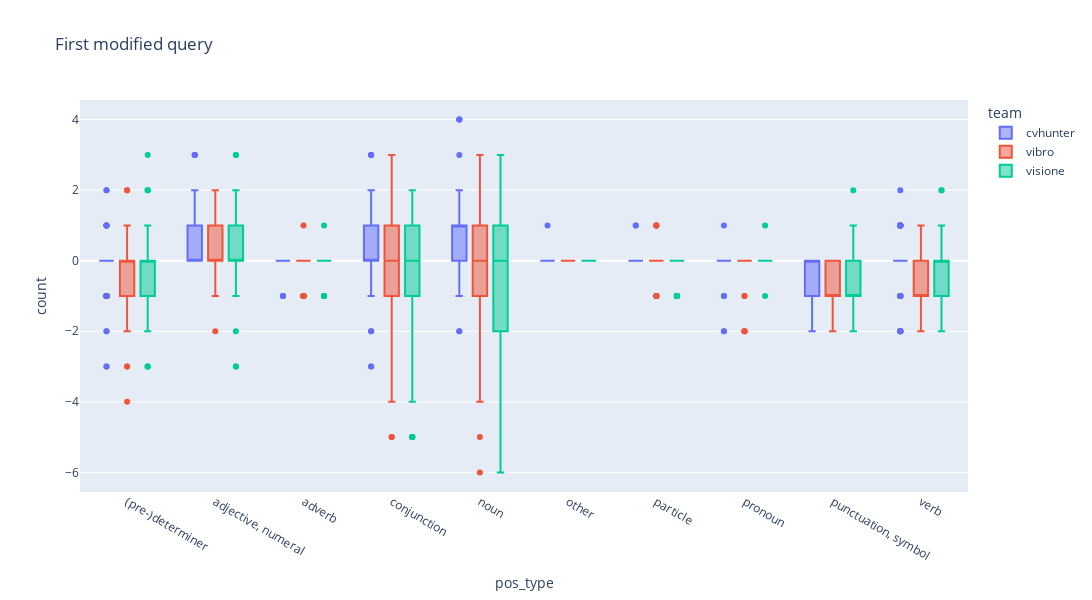
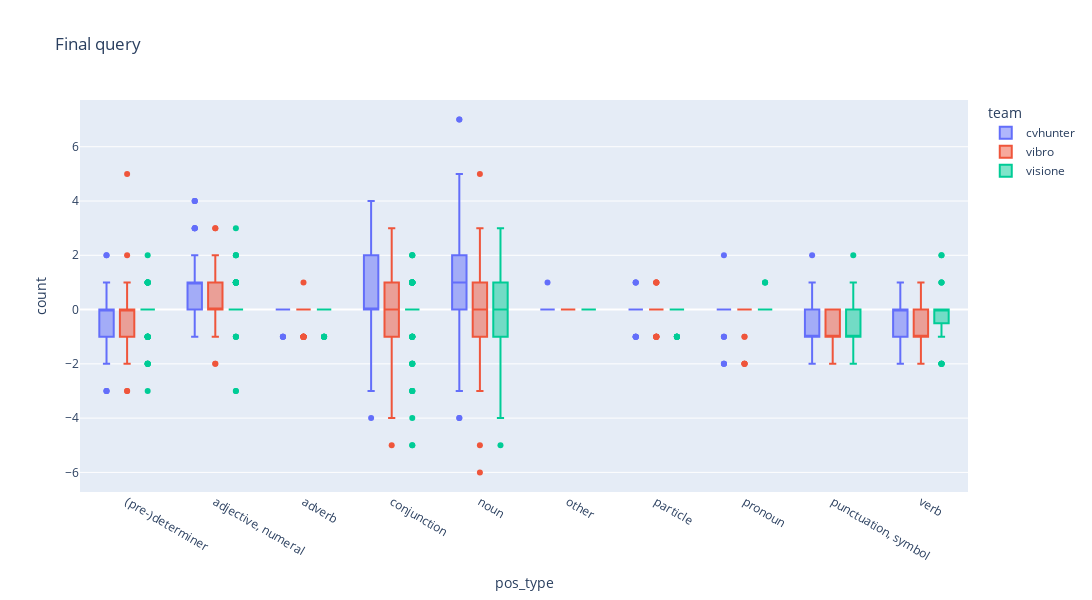
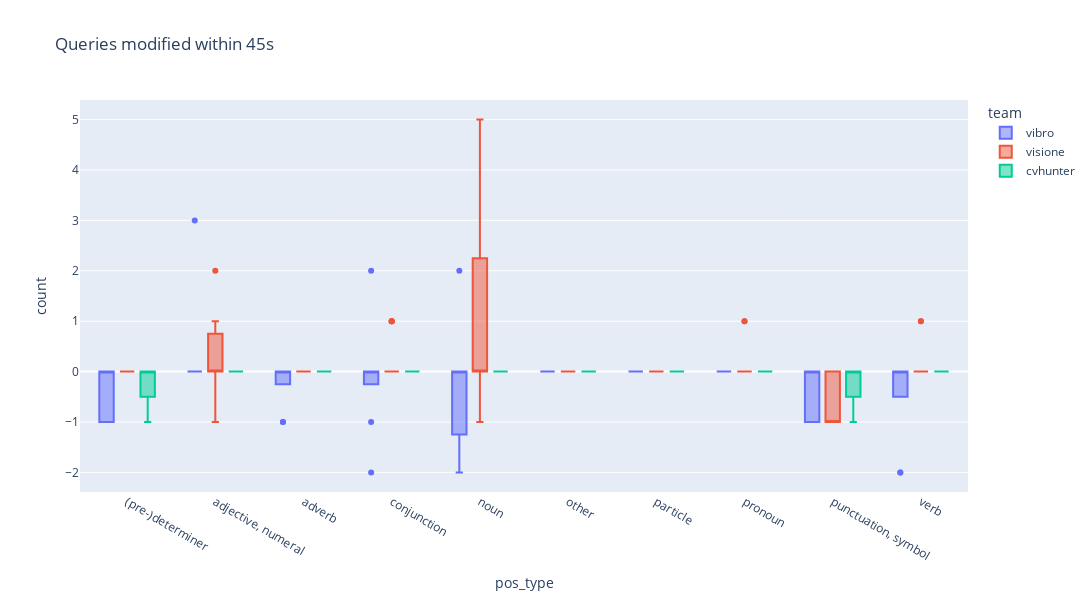

Source (notebook cell) for these figures, in order:
### Code cell
boxplot_pos_diff(first_mod_query,"First modified query","first_mod_query")
boxplot_pos_diff(last_query,"Final query","last_query")
boxplot_pos_diff(initial_query,"Queries modified within 45s","within45")

### Figure 1 — Plotly figure (JSON) as saved in the notebook; plotly's stock layout.template omitted (floating-point values rounded to 4 significant figures; data arrays with more than 128 entries replaced by an {"elided": "..."} marker saying what was removed)
{"data": [{"alignmentgroup": "True", "hovertemplate": "team=cvhunter<br>pos_type=%{x}<br>count=%{y}<extra></extra>", "legendgroup": "cvhunter", "marker": {"color": "#636efa"}, "name": "cvhunter", "notched": false, "offsetgroup": "cvhunter", "orientation": "v", "showlegend": true, "type": "box", "x": {"elided": "1020 str values"}, "x0": " ", "xaxis": "x", "y": {"elided": "1020 int values"}, "y0": " ", "yaxis": "y"}, {"alignmentgroup": "True", "hovertemplate": "team=vibro<br>pos_type=%{x}<br>count=%{y}<extra></extra>", "legendgroup": "vibro", "marker": {"color": "#EF553B"}, "name": "vibro", "notched": false, "offsetgroup": "vibro", "orientation": "v", "showlegend": true, "type": "box", "x": {"elided": "680 str values"}, "x0": " ", "xaxis": "x", "y": {"elided": "680 int values"}, "y0": " ", "yaxis": "y"}, {"alignmentgroup": "True", "hovertemplate": "team=visione<br>pos_type=%{x}<br>count=%{y}<extra></extra>", "legendgroup": "visione", "marker": {"color": "#00cc96"}, "name": "visione", "notched": false, "offsetgroup": "visione", "orientation": "v", "showlegend": true, "type": "box", "x": {"elided": "920 str values"}, "x0": " ", "xaxis": "x", "y": {"elided": "920 int values"}, "y0": " ", "yaxis": "y"}], "layout": {"boxmode": "group", "height": 600, "legend": {"title": {"text": "team"}, "tracegroupgap": 0}, "title": {"text": "First modified query"}, "width": 1200, "xaxis": {"anchor": "y", "autorange": true, "domain": [0, 1], "range": [-0.5307, 9.531], "title": {"text": "pos_type"}, "type": "category"}, "yaxis": {"anchor": "x", "autorange": true, "domain": [0, 1], "range": [-6.556, 4.556], "title": {"text": "count"}, "type": "linear"}}}

### Figure 2 — Plotly figure (JSON) as saved in the notebook; plotly's stock layout.template omitted (floating-point values rounded to 4 significant figures; data arrays with more than 128 entries replaced by an {"elided": "..."} marker saying what was removed)
{"data": [{"alignmentgroup": "True", "hovertemplate": "team=cvhunter<br>pos_type=%{x}<br>count=%{y}<extra></extra>", "legendgroup": "cvhunter", "marker": {"color": "#636efa"}, "name": "cvhunter", "notched": false, "offsetgroup": "cvhunter", "orientation": "v", "showlegend": true, "type": "box", "x": {"elided": "1020 str values"}, "x0": " ", "xaxis": "x", "y": {"elided": "1020 int values"}, "y0": " ", "yaxis": "y"}, {"alignmentgroup": "True", "hovertemplate": "team=vibro<br>pos_type=%{x}<br>count=%{y}<extra></extra>", "legendgroup": "vibro", "marker": {"color": "#EF553B"}, "name": "vibro", "notched": false, "offsetgroup": "vibro", "orientation": "v", "showlegend": true, "type": "box", "x": {"elided": "680 str values"}, "x0": " ", "xaxis": "x", "y": {"elided": "680 int values"}, "y0": " ", "yaxis": "y"}, {"alignmentgroup": "True", "hovertemplate": "team=visione<br>pos_type=%{x}<br>count=%{y}<extra></extra>", "legendgroup": "visione", "marker": {"color": "#00cc96"}, "name": "visione", "notched": false, "offsetgroup": "visione", "orientation": "v", "showlegend": true, "type": "box", "x": {"elided": "920 str values"}, "x0": " ", "xaxis": "x", "y": {"elided": "920 int values"}, "y0": " ", "yaxis": "y"}], "layout": {"boxmode": "group", "height": 600, "legend": {"title": {"text": "team"}, "tracegroupgap": 0}, "title": {"text": "Final query"}, "width": 1200, "xaxis": {"anchor": "y", "autorange": true, "domain": [0, 1], "range": [-0.5307, 9.531], "title": {"text": "pos_type"}, "type": "category"}, "yaxis": {"anchor": "x", "autorange": true, "domain": [0, 1], "range": [-6.722, 7.722], "title": {"text": "count"}, "type": "linear"}}}

### Figure 3 — Plotly figure (JSON) as saved in the notebook; plotly's stock layout.template omitted (floating-point values rounded to 4 significant figures; data arrays with more than 128 entries replaced by an {"elided": "..."} marker saying what was removed)
{"data": [{"alignmentgroup": "True", "hovertemplate": "team=vibro<br>pos_type=%{x}<br>count=%{y}<extra></extra>", "legendgroup": "vibro", "marker": {"color": "#636efa"}, "name": "vibro", "notched": false, "offsetgroup": "vibro", "orientation": "v", "showlegend": true, "type": "box", "x": ["(pre-)determiner", "(pre-)determiner", "(pre-)determiner", "(pre-)determiner", "(pre-)determiner", "(pre-)determiner", "(pre-)determiner", "(pre-)determiner", "(pre-)determiner", "adjective, numeral", "adjective, numeral", "adjective, numeral", "adjective, numeral", "adjective, numeral", "adjective, numeral", "adjective, numeral", "adjective, numeral", "adjective, numeral", "adverb", "adverb", "adverb", "adverb", "adverb", "adverb", "adverb", "adverb", "adverb", "conjunction", "conjunction", "conjunction", "conjunction", "conjunction", "conjunction", "conjunction", "conjunction", "conjunction", "noun", "noun", "noun", "noun", "noun", "noun", "noun", "noun", "noun", "other", "other", "other", "other", "other", "other", "other", "other", "other", "particle", "particle", "particle", "particle", "particle", "particle", "particle", "particle", "particle", "pronoun", "pronoun", "pronoun", "pronoun", "pronoun", "pronoun", "pronoun", "pronoun", "pronoun", "punctuation, symbol", "punctuation, symbol", "punctuation, symbol", "punctuation, symbol", "punctuation, symbol", "punctuation, symbol", "punctuation, symbol", "punctuation, symbol", "punctuation, symbol", "verb", "verb", "verb", "verb", "verb", "verb", "verb", "verb", "verb"], "x0": " ", "xaxis": "x", "y": [0, 0, 0, -1, 0, 0, 0, -1, -1, 0, 0, 0, 0, 3, 0, 0, 0, 0, 0, 0, 0, -1, -1, 0, 0, 0, 0, 0, 0, 0, 0, -1, 2, -2, 0, 0, -2, 2, 0, -1, -2, 0, 0, 0, 0, 0, 0, 0, 0, 0, 0, 0, 0, 0, 0, 0, 0, 0, 0, 0, 0, 0, 0, 0, 0, 0, 0, 0, 0, 0, 0, 0, 0, 0, -1, 0, -1, 0, 0, -1, 0, 0, 0, 0, 0, -2, 0, 0, -2, 0], "y0": " ", "yaxis": "y"}, {"alignmentgroup": "True", "hovertemplate": "team=visione<br>pos_type=%{x}<br>count=%{y}<extra></extra>", "legendgroup": "visione", "marker": {"color": "#EF553B"}, "name": "visione", "notched": false, "offsetgroup": "visione", "orientation": "v", "showlegend": true, "type": "box", "x": {"elided": "190 str values"}, "x0": " ", "xaxis": "x", "y": {"elided": "190 int values"}, "y0": " ", "yaxis": "y"}, {"alignmentgroup": "True", "hovertemplate": "team=cvhunter<br>pos_type=%{x}<br>count=%{y}<extra></extra>", "legendgroup": "cvhunter", "marker": {"color": "#00cc96"}, "name": "cvhunter", "notched": false, "offsetgroup": "cvhunter", "orientation": "v", "showlegend": true, "type": "box", "x": ["(pre-)determiner", "(pre-)determiner", "(pre-)determiner", "(pre-)determiner", "(pre-)determiner", "(pre-)determiner", "(pre-)determiner", "(pre-)determiner", "adjective, numeral", "adjective, numeral", "adjective, numeral", "adjective, numeral", "adjective, numeral", "adjective, numeral", "adjective, numeral", "adjective, numeral", "adverb", "adverb", "adverb", "adverb", "adverb", "adverb", "adverb", "adverb", "conjunction", "conjunction", "conjunction", "conjunction", "conjunction", "conjunction", "conjunction", "conjunction", "noun", "noun", "noun", "noun", "noun", "noun", "noun", "noun", "other", "other", "other", "other", "other", "other", "other", "other", "particle", "particle", "particle", "particle", "particle", "particle", "particle", "particle", "pronoun", "pronoun", "pronoun", "pronoun", "pronoun", "pronoun", "pronoun", "pronoun", "punctuation, symbol", "punctuation, symbol", "punctuation, symbol", "punctuation, symbol", "punctuation, symbol", "punctuation, symbol", "punctuation, symbol", "punctuation, symbol", "verb", "verb", "verb", "verb", "verb", "verb", "verb", "verb"], "x0": " ", "xaxis": "x", "y": [-1, -1, 0, 0, 0, 0, 0, 0, 0, 0, 0, 0, 0, 0, 0, 0, 0, 0, 0, 0, 0, 0, 0, 0, 0, 0, 0, 0, 0, 0, 0, 0, 0, 0, 0, 0, 0, 0, 0, 0, 0, 0, 0, 0, 0, 0, 0, 0, 0, 0, 0, 0, 0, 0, 0, 0, 0, 0, 0, 0, 0, 0, 0, 0, -1, -1, 0, 0, 0, 0, 0, 0, 0, 0, 0, 0, 0, 0, 0, 0], "y0": " ", "yaxis": "y"}], "layout": {"boxmode": "group", "height": 600, "legend": {"title": {"text": "team"}, "tracegroupgap": 0}, "title": {"text": "Queries modified within 45s"}, "width": 1200, "xaxis": {"anchor": "y", "autorange": true, "domain": [0, 1], "range": [-0.5307, 9.531], "title": {"text": "pos_type"}, "type": "category"}, "yaxis": {"anchor": "x", "autorange": true, "domain": [0, 1], "range": [-2.389, 5.389], "title": {"text": "count"}, "type": "linear"}}}
